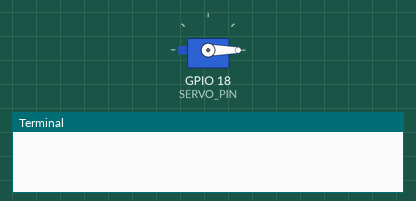
Simulated run of this program. Board: Raspberry Pi (BCM pin numbers). Parts: servo, the last lines printed to the terminal. Servo angles are drawn from the pulse width (0.5 ms = 0°, 2.5 ms = 180°).

Above: at 0.05 s.
At 8.95 s:
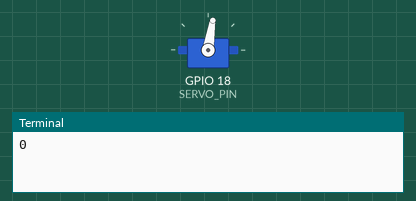
At 17.95 s:
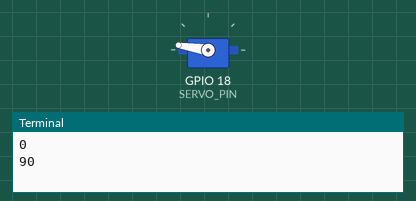
Timing chart, 0 to 23.4 s (numbered marks = the images above):
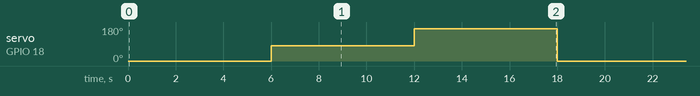

The program:

servo_positional.py
```python
import RPi.GPIO as GPIO
import time

# Set up GPIO
SERVO_PIN = 18
GPIO.setwarnings(False)
GPIO.setmode(GPIO.BCM)
GPIO.setup(SERVO_PIN, GPIO.OUT)

# Create PWM instance with 50Hz frequency
pwm = GPIO.PWM(SERVO_PIN, 50)
pwm.start(0)

def set_angle(angle):
    duty = angle / 18 + 2  # Convert angle to duty cycle
    GPIO.output(SERVO_PIN, True)
    pwm.ChangeDutyCycle(duty)
    time.sleep(1)  # Wait for the servo to reach the position
    GPIO.output(SERVO_PIN, False)
    pwm.ChangeDutyCycle(0)

try:
    while True:
        set_angle(0)    # Move to 0 degrees
        time.sleep(5)
        print("0")
        set_angle(90)   # Move to 90 degrees
        time.sleep(5)
        print("90")
        set_angle(180)  # Move to 180 degrees
        time.sleep(5)
        print("180")

except KeyboardInterrupt:
    pwm.stop()
    GPIO.cleanup()
```

Measured:
- by itself, servo on GPIO 18 (SERVO_PIN): repeats every 18.0 s: 171° 6.0 s, 0° 6.0 s, 81° 6.0 s
